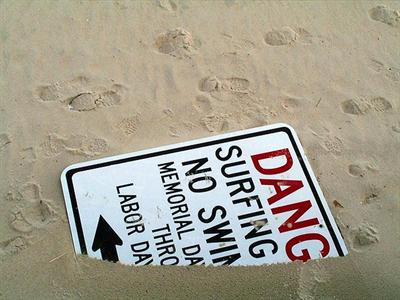
%> input picture Extract_FCN_features/matlab/SLIC-DBSCAN/0_0_77.bmp, 400 x 300 px
$ octave --eval "result = removeframe('../SLIC-DBSCAN/0_0_77.bmp');"   (GNU Octave 9; MATLAB toolbox functions it lacks are replaced by stand-ins)
%> lines starting %> are read from the running program, lines starting %| are printed output that depends on the picture; in (x1, y1, x2, y2) boxes, pixels count from 0 and x2, y2 are one past the last pixel; in counts of white or black regions, pixels touching at a corner belong together; the program's own positions count from 1
function [input_im_,input_im,w]=removeframe(imname)
%> called with imname = '../SLIC-DBSCAN/0_0_77.bmp'

threshold=0.5;
input_im_ = imread(imname);
%> input_im_ is the input picture: size 300x400x3 uint8; mean R, G, B 162.4, 156.7, 140.6
input_im=im2double(input_im_);
gray=rgb2gray(input_im);
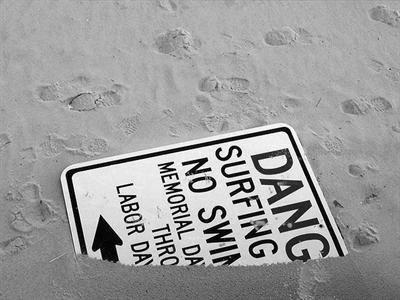
%> gray: size 300x400 double; min 0, max 1, mean 0.614
edgemap = edge(gray,'canny');
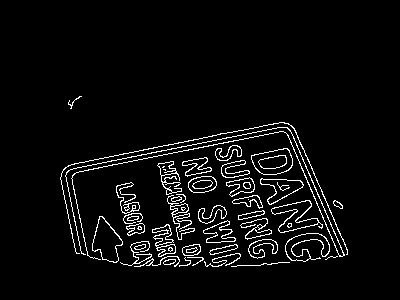
%> edgemap: size 300x400 logical; 4.6% white in thin lines or dots, all inside (x1, y1, x2, y2) = (60, 96, 348, 267)
[m,n]=size(edgemap);
%> m = 300; n = 400
flagt=0;
flagd=0;
flagr=0;
flagl=0;
t=1;
d=1;
l=1;
r=1;

for k=1:33 % we assume that the frame is not wider than 30 pixels.
    pbt=mean(edgemap(k,:));
    pbd=mean(edgemap(m-k+1,:));
    pbl=mean(edgemap(:,k));
    pbr=mean(edgemap(:,n-k+1));
    if pbt>threshold
        t=k;
        flagt=1;
    end
    if pbd>threshold
        d=k;
        flagd=1;
    end
    if pbl>threshold
        l=k;
        flagl=1;
    end
    if pbr>threshold
        r=k;
        flagr=1;
    end
end
%> after the loop, d = 1; flagd = 0; flagl = 0; flagr = 0; flagt = 0; l = 1; r = 1; t = 1

flagrm=flagt+flagd+flagl+flagr;
%> flagrm = 0
% we assume that there exists a frame when one more lines parallel to the image side are detected
if flagrm>1
    maxwidth=max([t,d,l,r]);
    %
    if t==1
        t=maxwidth;
    end
    if d==1
        d=maxwidth;
    end
    if l==1
        l=maxwidth;
    end
    if r==1
        r=maxwidth;
    end
    input_im = input_im(t:m-d+1,l:n-r+1,:);
    input_im_ = input_im_(t:m-d+1,l:n-r+1,:);
    w=[m,n,t,m-d+1,l,n-r+1];
else
    w=[m,n,1,m,1,n];
%> w = [300 400 1 300 1 400]
end
outname=[imname(1:end-4) '.bmp'];
imwrite(input_im,outname);
